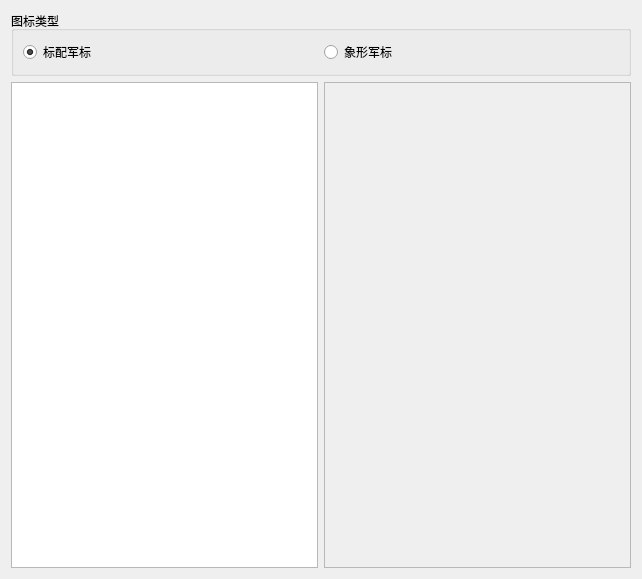
<?xml version="1.0" encoding="UTF-8"?>
<ui version="4.0">
 <class>ByySandBoxConfigWidget</class>
 <widget class="QWidget" name="ByySandBoxConfigWidget">
  <property name="geometry">
   <rect>
    <x>0</x>
    <y>0</y>
    <width>642</width>
    <height>579</height>
   </rect>
  </property>
  <property name="windowTitle">
   <string>ByySandBoxConfigWidget</string>
  </property>
  <layout class="QVBoxLayout" name="verticalLayout">
   <item>
    <widget class="QGroupBox" name="groupBox">
     <property name="title">
      <string>图标类型</string>
     </property>
     <layout class="QHBoxLayout" name="horizontalLayout">
      <property name="margin">
       <number>9</number>
      </property>
      <item>
       <widget class="QRadioButton" name="radioButton">
        <property name="text">
         <string>标配军标</string>
        </property>
        <property name="checked">
         <bool>true</bool>
        </property>
       </widget>
      </item>
      <item>
       <widget class="QRadioButton" name="radioButton_2">
        <property name="text">
         <string>象形军标</string>
        </property>
       </widget>
      </item>
     </layout>
    </widget>
   </item>
   <item>
    <layout class="QHBoxLayout" name="horizontalLayout_2">
     <item>
      <widget class="QTreeWidget" name="treeWidget">
       <attribute name="headerVisible">
        <bool>false</bool>
       </attribute>
       <column>
        <property name="text">
         <string notr="true">1</string>
        </property>
       </column>
      </widget>
     </item>
     <item>
      <widget class="QScrollArea" name="scrollArea">
       <property name="widgetResizable">
        <bool>true</bool>
       </property>
       <widget class="QWidget" name="scrollAreaWidgetContents">
        <property name="geometry">
         <rect>
          <x>0</x>
          <y>0</y>
          <width>306</width>
          <height>503</height>
         </rect>
        </property>
        <layout class="QGridLayout" name="gridLayout"/>
       </widget>
      </widget>
     </item>
    </layout>
   </item>
  </layout>
 </widget>
 <layoutdefault spacing="6" margin="11"/>
 <resources/>
 <connections/>
</ui>
